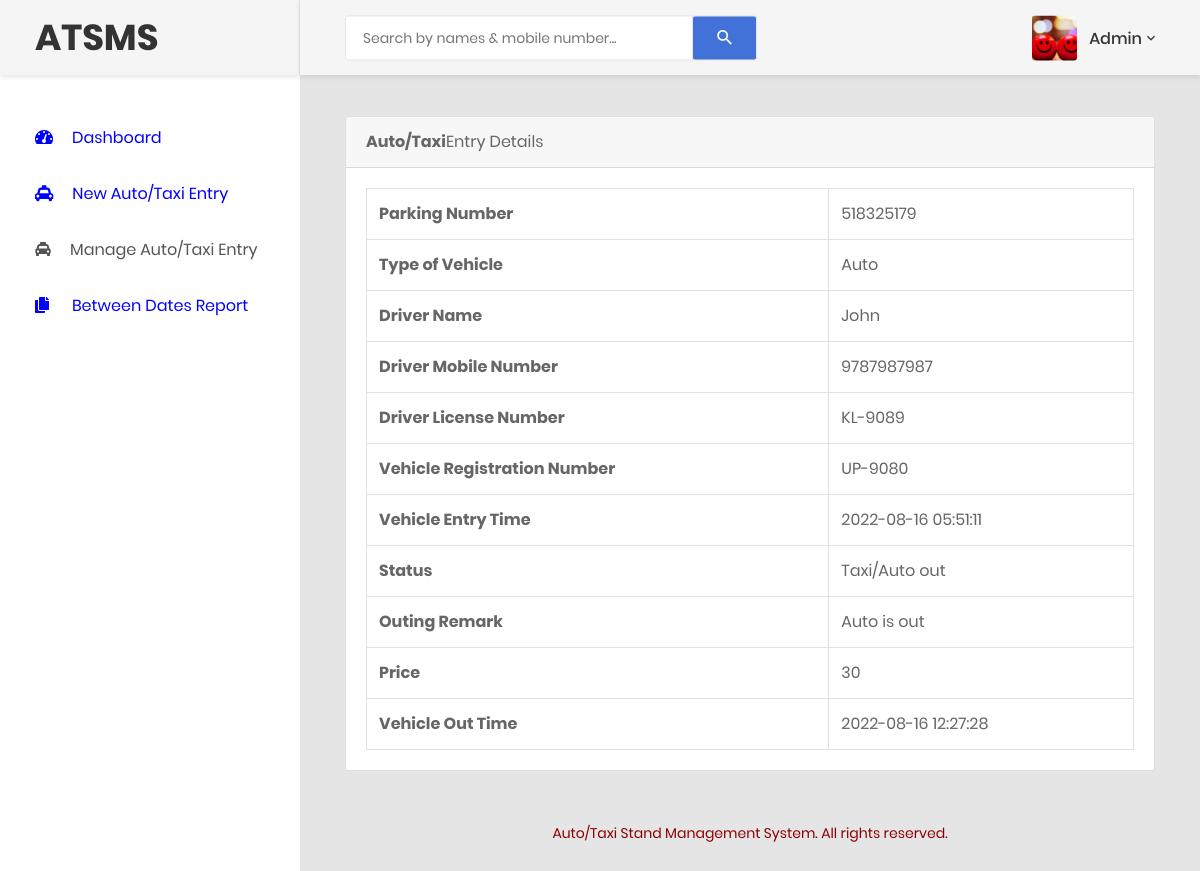
The page /admin/auto-taxi-entry-detail.php?editid=1 (signed in) on the database its author committed.
### tables this page shows
CREATE TABLE `tblstandentry` (
  `ID` int(5) NOT NULL,
  `ParkingNumber` varchar(250) DEFAULT NULL,
  `VehicleType` varchar(50) DEFAULT NULL,
  `DriverName` varchar(250) DEFAULT NULL,
  `Drivermobilenumber` bigint(10) DEFAULT NULL,
  `Driverlicensenumber` varchar(250) DEFAULT NULL,
  `Vehicleregistrationnumber` varchar(250) DEFAULT NULL,
  `EntryDate` timestamp NULL DEFAULT current_timestamp(),
  `OutDate` timestamp NULL DEFAULT NULL ON UPDATE current_timestamp(),
  `Price` decimal(10,0) DEFAULT NULL,
  `Remark` varchar(250) DEFAULT NULL,
  `Status` varchar(250) DEFAULT NULL
);

### admin/auto-taxi-entry-detail.php (the view, shortened to what this page needs)
<?php
include('includes/dbconnection.php');
if (strlen($_SESSION['atsmsaid']==0)) {
  header('location:logout.php');
  } else{
?>
<!DOCTYPE html>
<html lang="en">
<head>
    <link href="css/font-face.css" rel="stylesheet" media="all">
    <link href="vendor/font-awesome-5/css/fontawesome-all.min.css" rel="stylesheet" media="all">
    <link href="vendor/font-awesome-4.7/css/font-awesome.min.css" rel="stylesheet" media="all">
    <link href="vendor/mdi-font/css/material-design-iconic-font.min.css" rel="stylesheet" media="all">
    <link href="vendor/bootstrap-4.1/bootstrap.min.css" rel="stylesheet" media="all">
    <link href="vendor/animsition/animsition.min.css" rel="stylesheet" media="all">
    <link href="vendor/bootstrap-progressbar/bootstrap-progressbar-3.3.4.min.css" rel="stylesheet" media="all">
    <link href="vendor/wow/animate.css" rel="stylesheet" media="all">
    <link href="vendor/css-hamburgers/hamburgers.min.css" rel="stylesheet" media="all">
    <link href="vendor/slick/slick.css" rel="stylesheet" media="all">
    <link href="vendor/select2/select2.min.css" rel="stylesheet" media="all">
    <link href="vendor/perfect-scrollbar/perfect-scrollbar.css" rel="stylesheet" media="all">
    <link href="css/theme.css" rel="stylesheet" media="all">
</head>
<body class="animsition">
    <div class="page-wrapper">
        <?php include_once('includes/sidebar.php');?>
        <div class="page-container">
            <?php include_once('includes/header.php');?>
            <div class="main-content">
                <div class="section__content section__content--p30">
                    <div class="container-fluid">
                        <div class="row">
                            <div class="col-lg-12">
                                <div class="card">
                                    <div class="card-header">
                                        <strong>Auto/Taxi</strong>Entry  Details
                                    </div>
                                    <div class="card-body card-block">
  <?php
 $eid=$_GET['editid'];
$ret=mysqli_query($con,"select * from  tblstandentry where ID='$eid'");
while ($row=mysqli_fetch_array($ret)) {
?><table border="1" class="table table-bordered mg-b-0">
    <tr>
    <th>Parking Number</th>
    <td><?php  echo $row['ParkingNumber'];?></td>
  </tr>
                                            <tr>
    <th>Type of Vehicle</th>
    <td><?php  echo $row['VehicleType'];?></td>
  </tr>
<tr>
    <th>Driver Name</th>
    <td><?php  echo $row['DriverName'];?></td>
  </tr>
  <tr>
    <th>Driver Mobile Number</th>
    <td><?php  echo $row['Drivermobilenumber'];?></td>
  </tr>
  <tr>
    <th>Driver License Number</th>
    <td><?php  echo $row['Driverlicensenumber'];?></td>
  </tr>
  <tr>
    <th>Vehicle Registration Number</th>
    <td><?php  echo $row['Vehicleregistrationnumber'];?></td>
  </tr>
  <tr>
      <tr>
    <th>Vehicle Entry Time</th>
    <td><?php  echo $row['EntryDate'];?></td>
  </tr>
   <tr>
    <th>Status</th>
    <td> <?php
if($row['Status']=="Out")
{
  echo "Taxi/Auto out";
}
     ;?></td></tr>
<?php if($row['Status']==""){ ?>
    <form method="post">
         <tr>
    <th>Outing Remark :</th>
    <td>
    <textarea name="remark" placeholder="" rows="12" cols="14" class="form-control wd-450" required="true"></textarea></td>
  </tr>
   <tr>
    <th>Price :</th>
    <td>
    <input name="price" class="form-control wd-450" required="true"></td>
  </tr>
  <tr>
    <th>Status :</th>
    <td>
   <select name="status" class="form-control" required="true" >
     <option value="Out">Outgoing Taxi/Auto</option>
   </select></td>
  </tr>
 <tr align="center">
    <td colspan="2"><button type="submit" name="submit" class="btn btn-primary btn-sm">Update</button></td>
  </tr>
                                        </form>
               <?php } else { ?>
<tr>
    <th>Outing Remark </th>
    <td><?php echo $row['Remark']; ?></td>
  </tr>
<tr>
    <th>Price </th>
    <td><?php echo $row['Price']; ?></td>
  </tr>
<tr>
<th>Vehicle Out Time</th>
<td><?php echo $row['OutDate']; ?>  </td>
<?php } ?>
</tr>
</table>
                                    </div>
                                </div>
                        </div>
                            </div>
<?php include_once('includes/footer.php');?>
                </div>
                </div>
            </div>
        </div>
</body>
</html>
<?php }  ?>
<?php }  ?>

### admin/includes/header.php (shortened to what this page needs)
<header class="header-desktop">
                <div class="section__content section__content--p30">
                    <div class="container-fluid">
                        <div class="header-wrap">
                            <form class="form-header" name="search" action="search-autoortaxi.php" method="post">
                                <input class="au-input au-input--xl" type="text" name="searchdata" id="searchdata" placeholder="Search by names &amp; mobile number..." />
                                <button class="au-btn--submit" type="submit" name="search">
                                    <i class="zmdi zmdi-search"></i>
                                </button>
                            </form>
                            <div class="header-button">
                                 <?php
$adminid=$_SESSION['atsmsaid'];
$ret=mysqli_query($con,"select AdminName from tbladmin where ID='$adminid'");
$row=mysqli_fetch_array($ret);
$name=$row['AdminName'];
?>
                                <div class="account-wrap">
                                    <div class="account-item clearfix js-item-menu">
                                        <div class="image">
                                            <img src="images/icon/avatar-01.jpg" alt="John Doe" />
                                        </div>
                                        <div class="content">
                                            <a class="js-acc-btn" href="admin-profile.php"><?php echo $name; ?></a>
                                        </div>
                                    </div>
                                </div>
                            </div>
                        </div>
                    </div>
                </div>
            </header>

### admin/includes/footer.php
<div class="row">
                            <div class="col-md-12">
                                <div class="copyright">
                                    <p style="color: darkred;">Auto/Taxi Stand Management System. All rights reserved.</p>
                                </div>
                            </div>
                        </div>

### rows shown on the page
tblstandentry: ParkingNumber "518325179", VehicleType "Auto", DriverName "John", Drivermobilenumber "9787987987", Driverlicensenumber "KL-9089", Vehicleregistrationnumber "UP-9080", EntryDate "2022-08-16 05:51:11", Status "Taxi/Auto out", Remark "Auto is out", Price "30", OutDate "2022-08-16 12:27:28"

### other values the page prints
$name "Admin"
